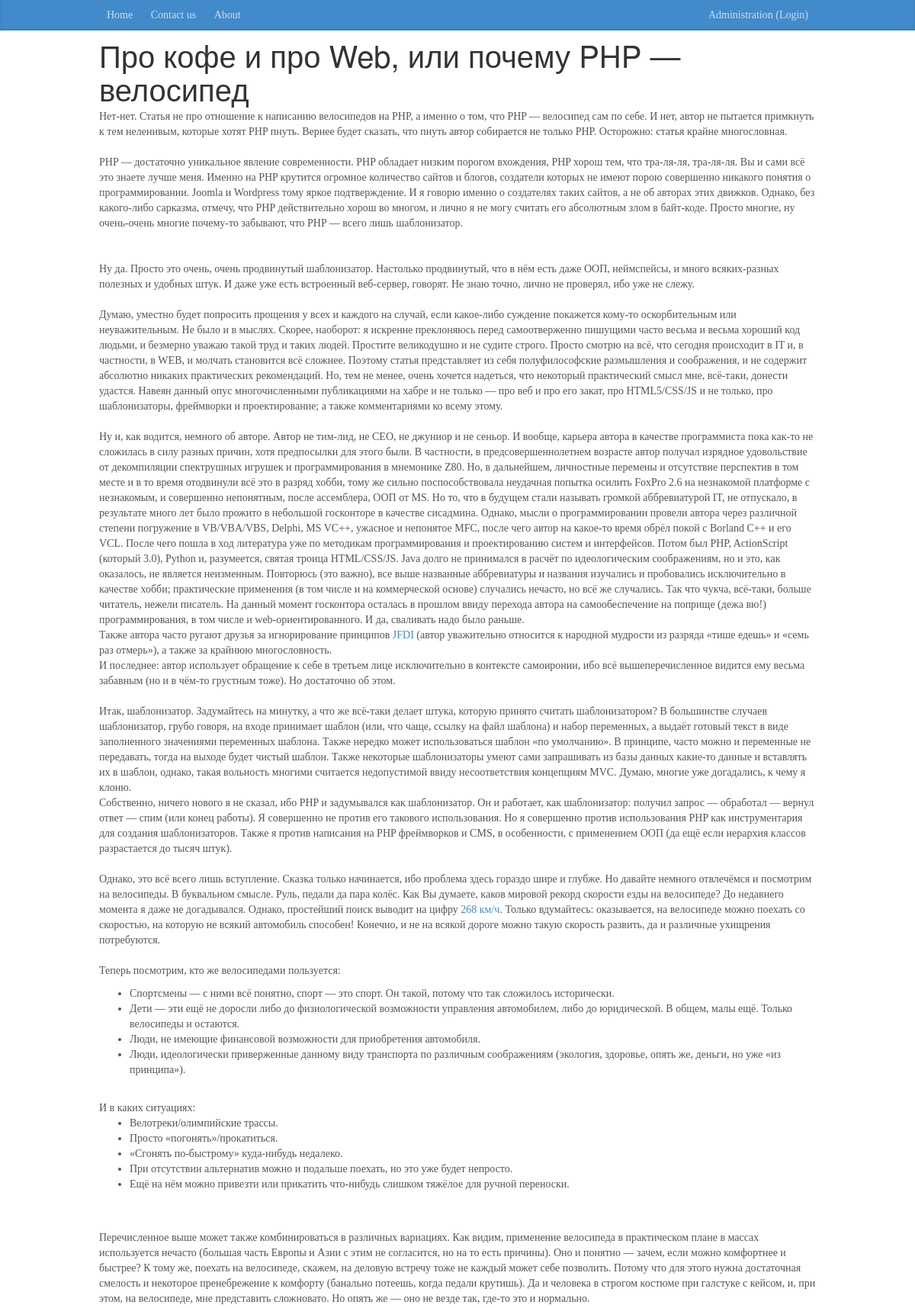
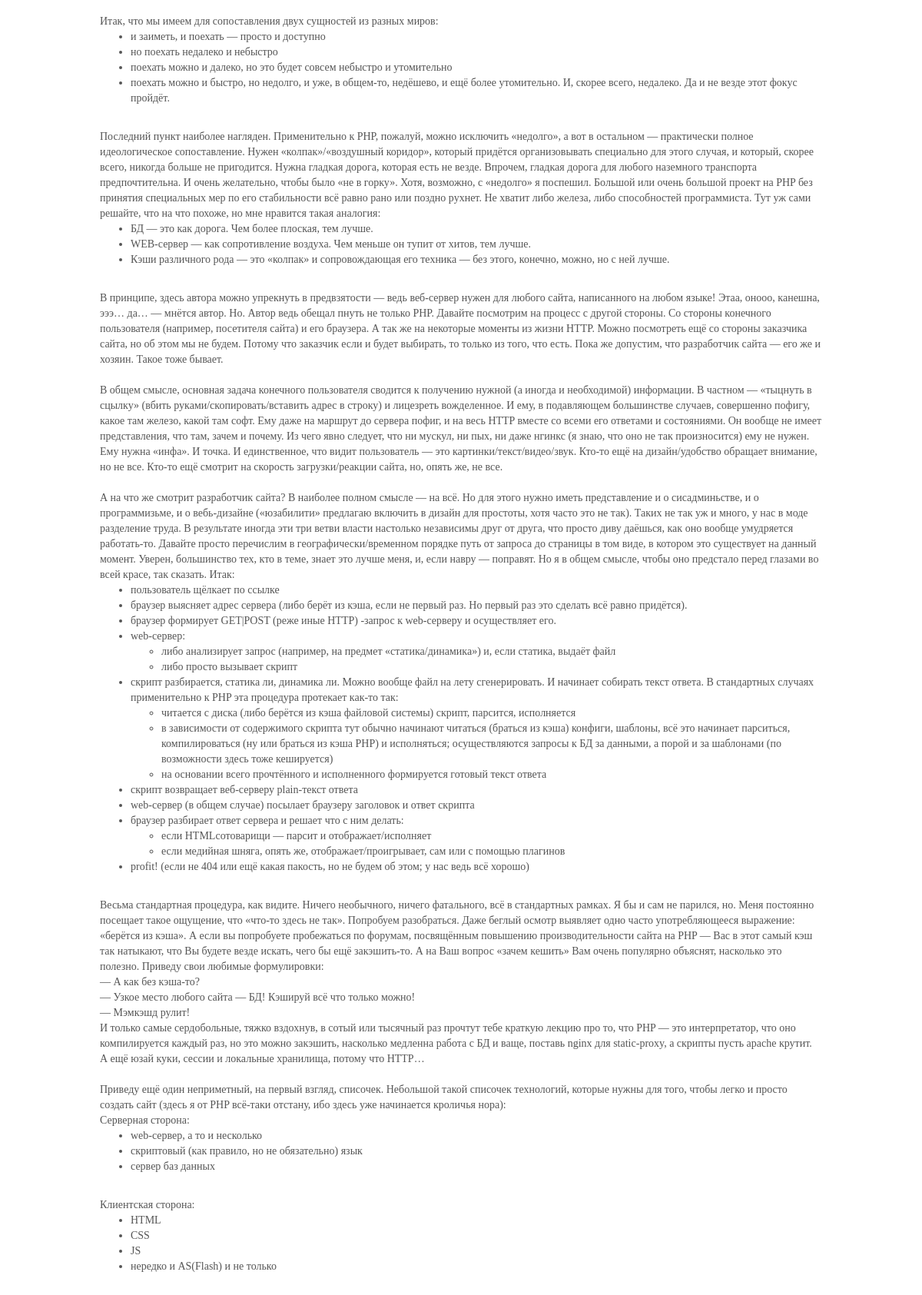
Screenshot of /?act=view-entry&id=2 (upper part) with the database file from the repository (2 pictures, top to bottom).
### tables this page shows
CREATE TABLE `articles` (
  `id` int(11) NOT NULL,
  `title` varchar(255) NOT NULL,
  `date` date NOT NULL,
  `author` varchar(255) NOT NULL,
  `content` text NOT NULL
);

### models/articles.php (called while the page is built, shortened)
<?php
function articles_get($link, $id_article) {
    $query = sprintf("SELECT * FROM articles WHERE id=%d", (int)$id_article);
    $result = mysqli_query($link, $query);
    $article = mysqli_fetch_assoc($result);
    return $article;
}

### templates/entry.php (the view, shortened to what this page needs)
<?php require('header.php') ?>
<div class="blog-post">
    <h2 class="blog-post-title"><?=$articles['title']?></h2>
    <p><?=$articles['content']?></p>
</div>
<?php require('footer.php') ?>

### static/content/blog.css (style rules this page uses)
h1, .h1, h2, .h2, h3, .h3, h4, .h4, h5, .h5, h6, .h6 { margin-top: 0; font-family: "Helvetica Neue", Helvetica, Arial, sans-serif; font-weight: normal; color: #333; }
.blog-post { margin-bottom: 60px; }
.blog-post-title { margin-bottom: 5px; font-size: 40px; }

### rows the page displays
articles: title "Про кофе и про Web, или почему PHP — велосипед", content "Нет-нет. Статья не про отношение к написанию велосипедов на PHP, а именно о том, что PHP — велосипед сам по себе. И нет, автор не пытается примкнуть к тем неленивым, которые хотят PHP пнуть. Вернее будет сказать, что пнуть автор собирается не только PHP. Осторожно: статья крайне многословная. PHP — достаточно уникальное явление современности. PHP обладает низким порогом вхождения, PHP хорош тем, что тра-ля-ля, тра-ля-ля. Вы и сами всё это знаете лучше меня. Именно на PHP крутится огромное количество сайтов и блогов, создатели которых не имеют порою совершенно никакого понятия о программировании. Joomla и Wordpress тому яркое подтверждение. И я говорю именно о создателях таких сайтов, а не…"
